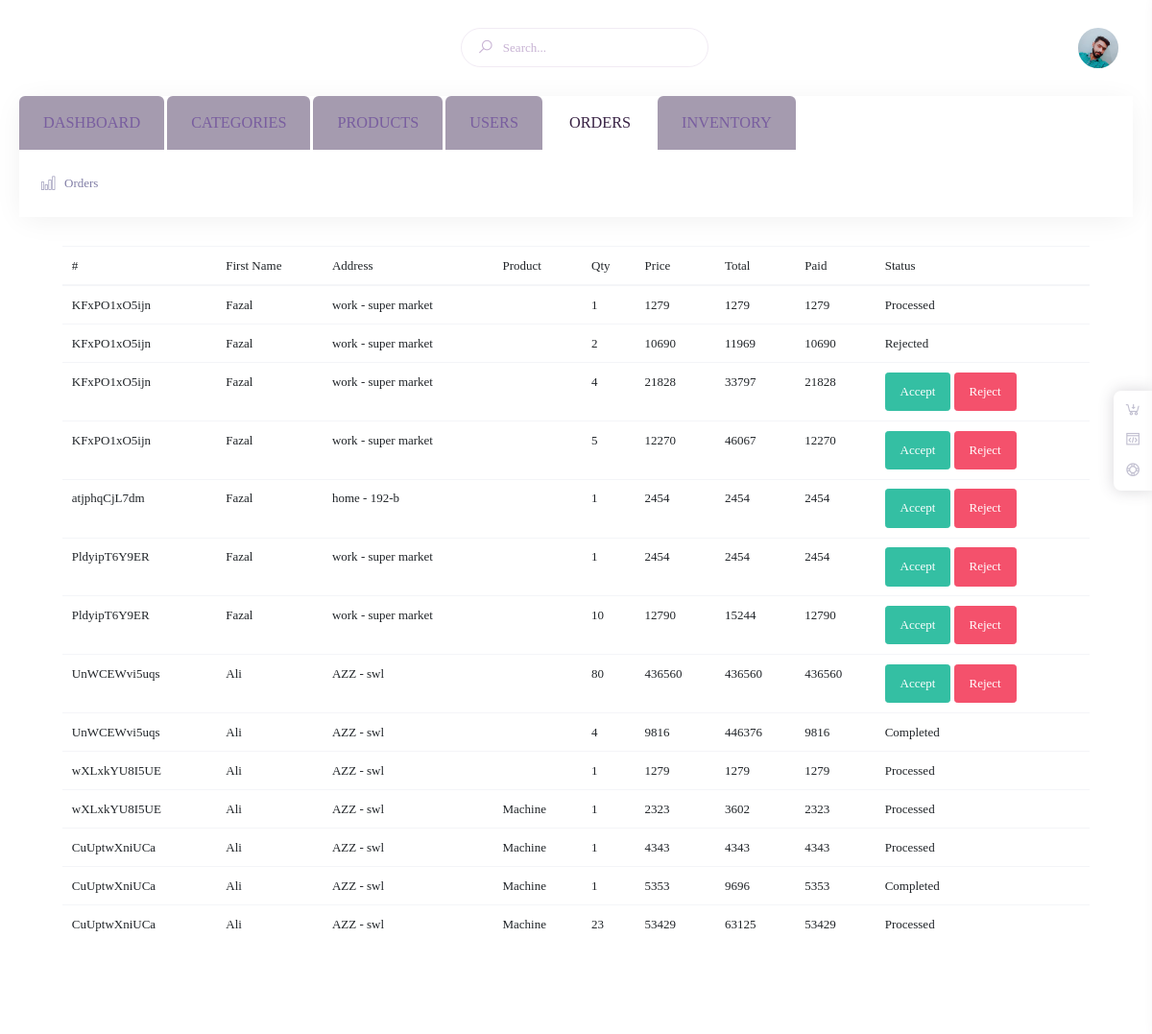
The app's page /admin/order.php with its own data.
### tables this page shows
CREATE TABLE `orders` (
  `id` int(11) NOT NULL,
  `user_id` int(8) NOT NULL,
  `address_id` int(8) NOT NULL,
  `order_no` varchar(32) NOT NULL,
  `order` varchar(512) NOT NULL,
  `qty` int(8) NOT NULL,
  `price` varchar(8) NOT NULL,
  `discount` varchar(8) NOT NULL,
  `total` varchar(8) NOT NULL,
  `paid` varchar(8) NOT NULL,
  `comments` varchar(1024) NOT NULL,
  `status` int(1) NOT NULL,
  `order_time` timestamp NOT NULL DEFAULT CURRENT_TIMESTAMP,
  `complete_time` timestamp NULL DEFAULT NULL,
  `timestamp` timestamp NOT NULL DEFAULT CURRENT_TIMESTAMP ON UPDATE CURRENT_TIMESTAMP
);

CREATE TABLE `users` (
  `id` int(11) NOT NULL,
  `first_name` varchar(121) NOT NULL,
  `last_name` varchar(121) NOT NULL,
  `email` varchar(786) NOT NULL,
  `password` varchar(784) NOT NULL,
  `phone` varchar(786) NOT NULL,
  `timestamp` timestamp NOT NULL DEFAULT CURRENT_TIMESTAMP ON UPDATE CURRENT_TIMESTAMP
);

CREATE TABLE `addresses` (
  `id` int(11) NOT NULL,
  `user_id` int(8) NOT NULL,
  `title` varchar(256) NOT NULL,
  `address` varchar(512) NOT NULL,
  `city` varchar(256) NOT NULL,
  `state` varchar(256) NOT NULL,
  `country` varchar(128) NOT NULL,
  `timestamp` timestamp NOT NULL DEFAULT CURRENT_TIMESTAMP ON UPDATE CURRENT_TIMESTAMP
);

CREATE TABLE `products` (
  `id` int(11) NOT NULL,
  `cat_id` int(8) NOT NULL,
  `name` varchar(256) NOT NULL,
  `description` varchar(1024) NOT NULL,
  `price` varchar(8) NOT NULL,
  `image` varchar(256) NOT NULL,
  `inventory` int(4) DEFAULT NULL,
  `timestamp` timestamp NOT NULL DEFAULT CURRENT_TIMESTAMP ON UPDATE CURRENT_TIMESTAMP
);

### admin/order.php (the view, shortened to what this page needs)
<?php
include 'include/header.php';
?>
<div class="container-fluid">
    <div class="row">
        <div class="col-12">
            <table class="table table-hover">
                <thead>
                    <tr>
                        <th>#</th>
                        <th>First Name</th>
                        <th>Address</th>
                        <th>Product</th>
                        <th>Qty</th>
                        <th>Price</th>
                        <th>Total</th>
                        <th>Paid</th>
                        <th>Status</th>
                    </tr>
                </thead>
                <tbody>
                    <?php
                   $sql ="SELECT * FROM orders ";
                   $query =mysqli_query($conn,$sql);
                   while ($data = mysqli_fetch_array($query)) {
                       $user = $data['user_id'];
                       $prodId = $data['order'];
                       $fn = mysqli_fetch_array(mysqli_query($conn, "SELECT first_name FROM users WHERE id = '$user'"))[0];
                       $add_id = $data['address_id'];
                       $add = mysqli_fetch_array(mysqli_query($conn, "SELECT * FROM addresses WHERE id = '$add_id'"));
                       $prod = mysqli_fetch_array(mysqli_query($conn, "SELECT * FROM products WHERE id = '$prodId'"));
                ?>
                    <tr>
                        <td><?php echo $data ['order_no'];?></td>
                        <td><?php echo $fn;?></td>
                        <td><?php echo $add['title'] . ' - ' . $add['address'];?></td>
                        <td><?php echo $prod['name'];?></td>
                        <td><?php echo $data['qty'];?></td>
                        <td><?php echo $data['price'];?></td>
                        <td><?php echo $data['total'];?></td>
                        <td><?php echo $data['paid'];?></td>
                        <td>
                            <?php
                        $status = $data['status'];
                        if($status == 0){
                    ?>
                            <button class="btn btn-success acceptOrder" oid="<?php echo $data['id']; ?>">Accept</button>
                            <button class="btn btn-danger rejectOrder" oid="<?php echo $data['id']; ?>">Reject</button>
                            <?php }elseif($status == 1){ ?>
                            <button class="btn btn-danger processOrder"
                                oid="<?php echo $data['id']; ?>">Process</button>
                            <?php }
                    elseif($status == 2){ ?>
                            Processed
                            <?php }
                    elseif($status == 3){ ?>
                            Completed
                            <?php }
                    elseif($status == 4){ ?>
                            Rejected
                            <?php } ?>
                        </td>
                    </tr>
                    <?php };?>
                </tbody>
            </table>
        </div>
    </div>
</div>
<?php include 'include/footer.php';?>

### records on screen
orders: order_no "KFxPO1xO5ijn", user.first_name "Fazal", address.title "work", address.address "super market", qty "1", price "1279", total "1279", paid "1279", status "Processed"
orders: order_no "KFxPO1xO5ijn", user.first_name "Fazal", address.title "work", address.address "super market", qty "2", price "10690", total "11969", paid "10690", status "Rejected"
orders: order_no "KFxPO1xO5ijn", user.first_name "Fazal", address.title "work", address.address "super market", qty "4", price "21828", total "33797", paid "21828"
orders: order_no "KFxPO1xO5ijn", user.first_name "Fazal", address.title "work", address.address "super market", qty "5", price "12270", total "46067", paid "12270"
orders: order_no "atjphqCjL7dm", user.first_name "Fazal", address.title "home", address.address "192-b", qty "1", price "2454", total "2454", paid "2454"
orders: order_no "PldyipT6Y9ER", user.first_name "Fazal", address.title "work", address.address "super market", qty "1", price "2454", total "2454", paid "2454"
orders: order_no "PldyipT6Y9ER", user.first_name "Fazal", address.title "work", address.address "super market", qty "10", price "12790", total "15244", paid "12790"
orders: order_no "UnWCEWvi5uqs", user.first_name "Ali", address.title "AZZ", address.address "swl", qty "80", price "436560", total "436560", paid "436560"
orders: order_no "UnWCEWvi5uqs", user.first_name "Ali", address.title "AZZ", address.address "swl", qty "4", price "9816", total "446376", paid "9816", status "Completed"
orders: order_no "wXLxkYU8I5UE", user.first_name "Ali", address.title "AZZ", address.address "swl", qty "1", price "1279", total "1279", paid "1279", status "Processed"
orders: order_no "wXLxkYU8I5UE", user.first_name "Ali", address.title "AZZ", address.address "swl", products.name "Machine", qty "1", price "2323", total "3602", paid "2323", status "Processed"
orders: order_no "CuUptwXniUCa", user.first_name "Ali", address.title "AZZ", address.address "swl", products.name "Machine", qty "1", price "4343", total "4343", paid "4343", status "Processed"
orders: order_no "CuUptwXniUCa", user.first_name "Ali", address.title "AZZ", address.address "swl", products.name "Machine", qty "1", price "5353", total "9696", paid "5353", status "Completed"
orders: order_no "CuUptwXniUCa", user.first_name "Ali", address.title "AZZ", address.address "swl", products.name "Machine", qty "23", price "53429", total "63125", paid "53429", status "Processed"
